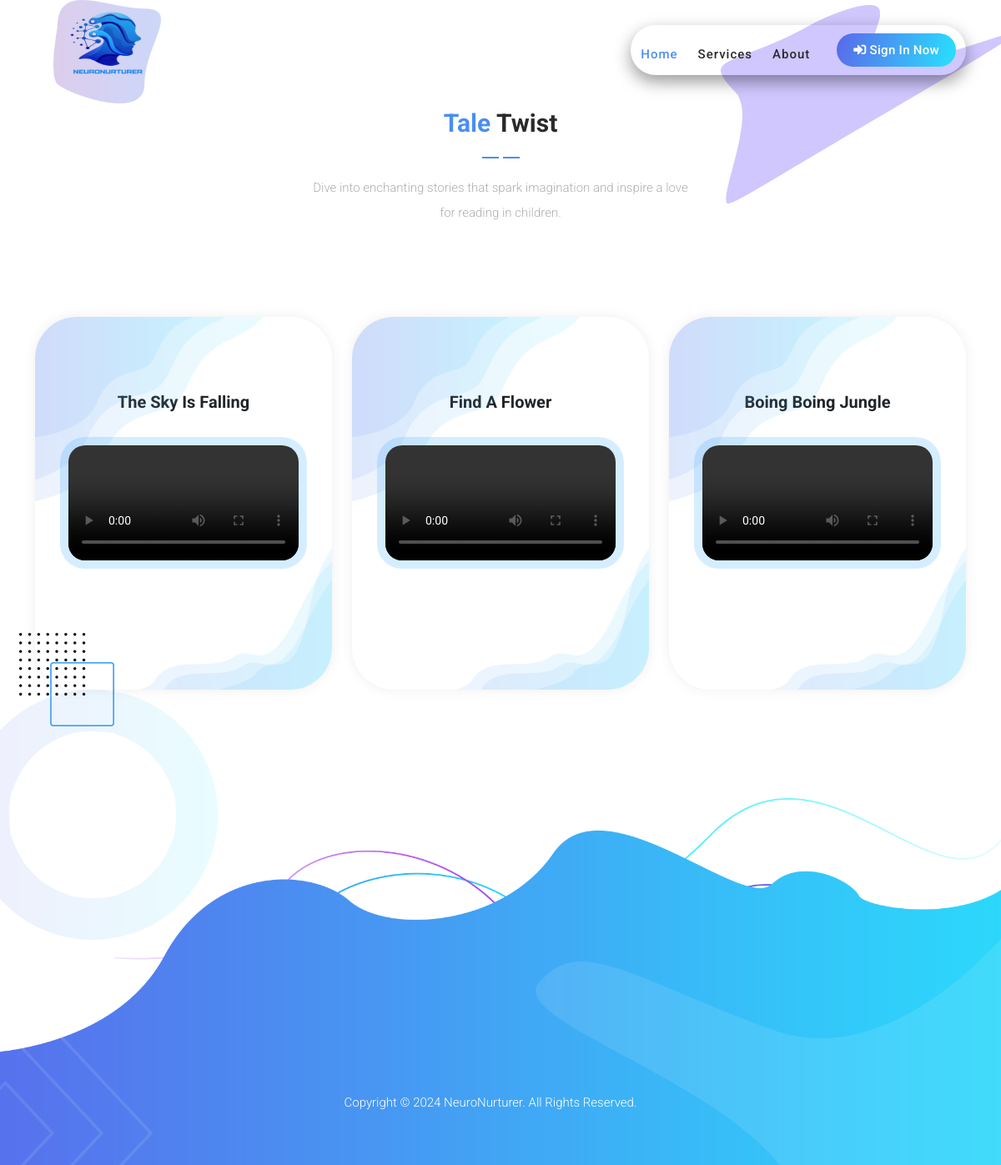
Screenshot of /story_telling.php with the database file from the repository.
### tables this page shows
CREATE TABLE IF NOT EXISTS `story_telling` (
  `id` int(11) NOT NULL AUTO_INCREMENT,
  `title` varchar(100) NOT NULL,
  `video` tinytext NOT NULL,
  `status` varchar(30) NOT NULL,
  PRIMARY KEY (`id`)
);

### story_telling.php (the view, shortened to what this page needs)
<?php
include("header.php");
?>
<div id="services" class="services section">
    <div class="container">
      <div class="row">
        <div class="col-lg-8 offset-lg-2">
          <div class="section-heading">
            <h4><em>Tale </em> Twist</h4>
            <img src="assets/images/heading-line-dec.png" alt="">
            <p>Dive into enchanting stories that spark imagination and inspire a love for reading in children.</p>
          </div>
        </div>
		<?php
		include("connection.php");
		$sel = "select * from story_telling";
		$res = mysqli_query($con, $sel);
		while ($row = mysqli_fetch_array($res)) {
		?>
        <div class="col-lg-4">
    <div class="pricing-item-regular">
        <h4><?php echo $row['title']; ?></h4>
        <div class="icon" style="border-radius: 30px; overflow: hidden;">
            <video width="100%" height="100%" controls style="border: 10px solid #D5EEFF; border-radius: 30px;" >
                <source src="admin/story_telling/uploads/<?php echo $row['video']; ?>" type="video/mp4">
            </video>
        </div>
        <br><br>
    </div>
</div>
		<?php
		}
		?>
	  </div>
    </div>
  </div>
  <?php
include("footer.php");
?>

### assets/css/templatemo-chain-app-dev.css (style rules this page uses)
html, body, div, span, applet, object, iframe, h1, h2, h3, h4, h5, h6, p, blockquote, div pre, a, abbr, acronym, address, big, cite, code, del, dfn, em, font, img, ins, kbd, q, s, samp, small, strike, strong, sub, sup, tt, var, b, u, i, center, dl, dt, dd, ol, ul, li, figure, header, nav, section, article, aside, footer, figcaption { margin: 0; padding: 0; border: 0; outline: 0; }
* { box-sizing: border-box; }
html, body { font-family: 'Roboto', sans-serif; font-weight: 400; background-color: #fff; -ms-text-size-adjust: 100%; -webkit-font-smoothing: antialiased; -moz-osx-font-smoothing: grayscale; }
h1, h2, h3, h4, h5, h6 { margin-top: 0px; margin-bottom: 0px; }
p { font-size: 15px; line-height: 30px; font-weight: 300; color: #afafaf; }
img { width: 100%; overflow: hidden; }
html, body { background: #fff; font-family: 'Roboto', sans-serif; }
.section-heading { position: relative; z-index: 2; }
.section-heading h4 { color: #2a2a2a; font-size: 30px; font-weight: 700; text-transform: capitalize; margin-bottom: 10px; }
.section-heading h4 em { font-style: normal; color: #4b8ef1; }
.section-heading img { width: 45px; height: 2px; }
.section-heading p { margin-top: 10px; }
.services { padding-top: 130px; position: relative; }
.services .section-heading p { margin-top: 10px; margin-left: 18%; margin-right: 18%; }
.services:after { content: ''; background-image: url(../images/services-left-dec.png); background-repeat: no-repeat; position: absolute; left: 0; bottom: -300px; width: 261px; height: 368px; z-index: 0; }
.services:before { content: ''; background-image: url(../images/services-right-dec.png); background-repeat: no-repeat; position: absolute; right: 0; top: 0; width: 1136px; height: 244px; z-index: 0; }
.services .section-heading { text-align: center; margin-bottom: 80px; }
.pricing-item-regular { margin-top: 30px; box-shadow: 0px 0px 15px rgba(0,0,0,0.07); border-radius: 50px; padding: 90px 30px; text-align: center; position: relative; z-index: 1; overflow: hidden; }
.pricing-item-regular:before { position: absolute; top: 0; left: 0; background-image: url(../images/regular-table-top.png); z-index: 0; content: ''; width: 274px; height: 221px; }
.pricing-item-regular:after { position: absolute; bottom: 0; right: 0; background-image: url(../images/regular-table-bottom.png); z-index: 0; content: ''; width: 370px; height: 171px; }
.pricing-item-regular h4 { font-size: 20px; font-weight: 700; margin-bottom: 30px; }

### rows the page displays
story_telling: title "The Sky Is Falling"
story_telling: title "Find A Flower"
story_telling: title "Boing Boing Jungle"
